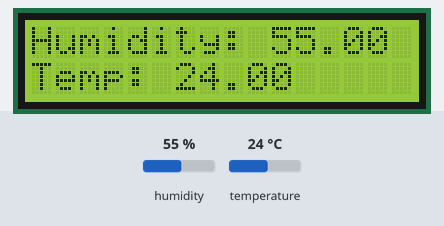
A sketch run on a simulated Arduino Uno, built with avr-gcc and run on an emulated ATmega328P. Parts: 16×2 character LCD. The test bench sets the inputs (shaded band); at power-on: humidity 55 %, temperature 24 °C.

Above: at 1.2 s.
1.3 s: humidity set to 22 %
At 1.7 s:
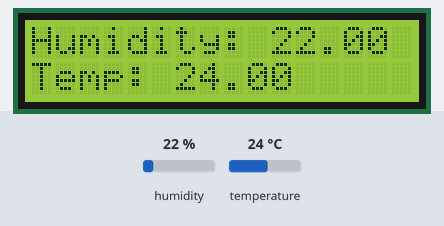
2.8 s: temperature set to 12 °C
At 3.6 s:
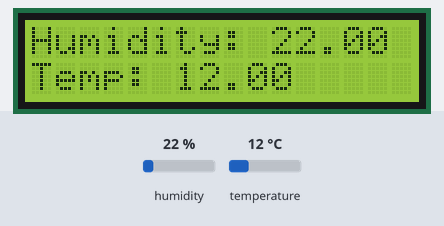
4.3 s: humidity set to 40 %
At 5.5 s:
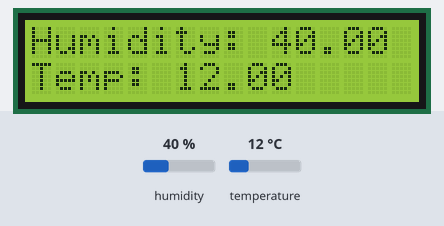
5.8 s: temperature set to 19 °C
At 6.1 s:
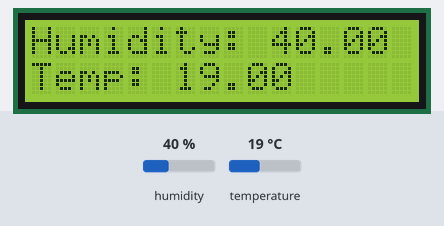
Timing chart, 0 to 8.3 s (numbered marks = the images above; inputs shaded):
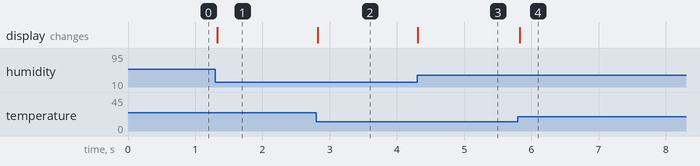

The sketch:

Temp___Humidity.ino
```cpp
#include <LiquidCrystal.h>
#include <dht.h>

LiquidCrystal lcd(12, 11, 5, 4, 3, 2);
int Pin = A0;
dht Ob;

void setup()
{
 lcd.begin(16,2); //16 by 2 character display
}

void loop()
{
 Ob.read11(Pin);
 lcd.setCursor(0,0);
 lcd.print("Humidity: ");
 lcd.print(Ob.humidity);
 lcd.setCursor(0,1);
 lcd.print("Temp: ");
 lcd.print(Ob.temperature);
}
```

Measured:
- after the input at 1.3 s, the display: changes at once (image 1)
- after the input at 2.8 s, the display: changes at once (image 2)
- after the input at 4.3 s, the display: changes at once (image 3)
- after the input at 5.8 s, the display: changes at once (image 4)
